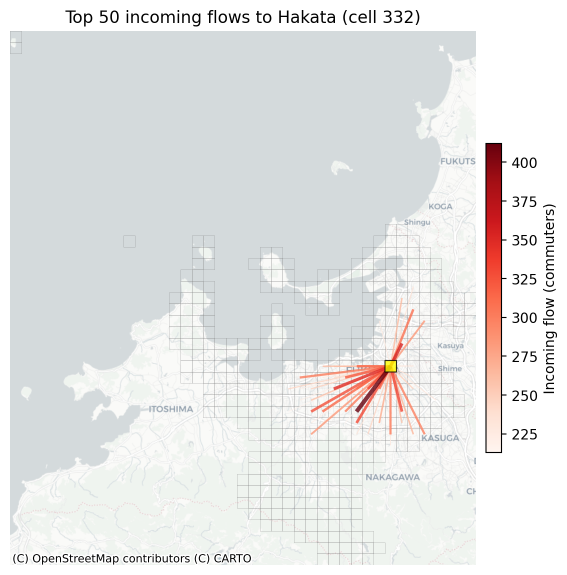
#> input picture docs/img/fukuoka_ego_origin_inflow_0.png, 1134 x 1150 px (shown at 1/2 size)
$ python s0_2_gif_gen.py
#> lines starting #> are read from the running program, lines starting #| are printed output that depends on the picture
# s0_2_gif_gen.py
import numpy as np
import imageio.v2 as imageio
from PIL import Image


def load_square_image(path, size=1150, bg_color=(255, 255, 255, 255)):
    """
    Load an image, resize it to fit inside a size x size square while
    preserving aspect ratio, and pad with background to exactly size x size.
    """
#> called with size = 1150, bg_color = (255, 255, 255, 255)
    im = Image.open(path).convert("RGBA")
#> im is the input picture: PIL image 1134x1150 RGBA; mean R, G, B, A 227.9, 228.7, 228.3, 255

    # Resize to fit within the square, preserving aspect ratio
    im.thumbnail((size, size), Image.LANCZOS)

    # Create square canvas
    canvas = Image.new("RGBA", (size, size), bg_color)
#> canvas: PIL image 1150x1150 RGBA; every value is 255

    # Center the resized image on the canvas
    x = (size - im.width) // 2
#> x = 8
    y = (size - im.height) // 2
#> y = 0
    canvas.paste(im, (x, y), im)
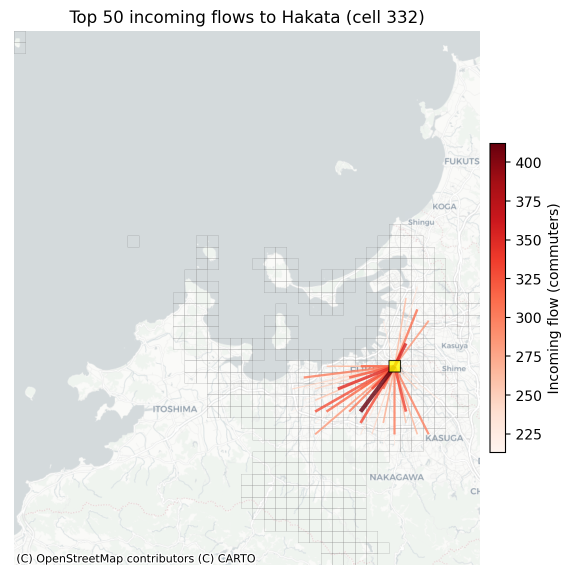
#> canvas: PIL image 1150x1150 RGBA (shown at 1/2 size); mean R, G, B, A 228.3, 229.1, 228.7, 255

    return np.array(canvas)


def make_gif(image_paths, out_path, seconds_per_frame=0.5, size=1150):
    """
    image_paths: list of file paths (in order)
    out_path: output .gif path, e.g. 'out.gif'
    seconds_per_frame: duration of each frame
    size: final width/height in pixels (square)
    """
    frames = []
    for path in image_paths:
        frame = load_square_image(path, size=size)
        frames.append(frame)
#> pass 2 of the loop in make_gif, `for path in image_paths:`:
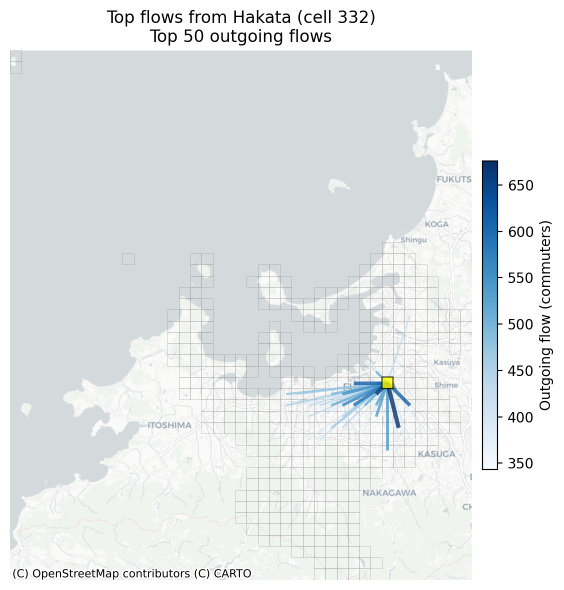
#> input picture docs/img/fukuoka_ego_origin_outflow_0.png, 1127 x 1180 px (shown at 1/2 size)
#> in load_square_image, im is the input picture: PIL image 1127x1180 RGBA; mean R, G, B, A 226.5, 230.6, 231.3, 255
#> im: PIL image 1098x1150 RGBA
#> in load_square_image (call 2), `canvas.paste(im, (x, y), im)`:
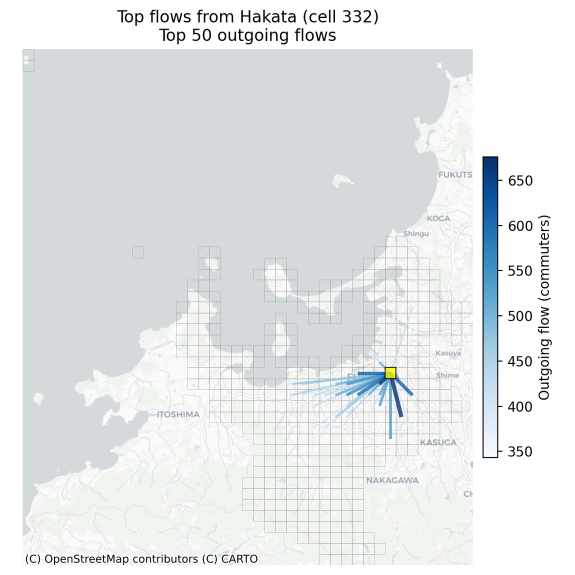
#> canvas: PIL image 1150x1150 RGBA (shown at 1/2 size); mean R, G, B, A 227.7, 231.6, 232.3, 255
#> pass 3 of the loop in make_gif, `for path in image_paths:`:
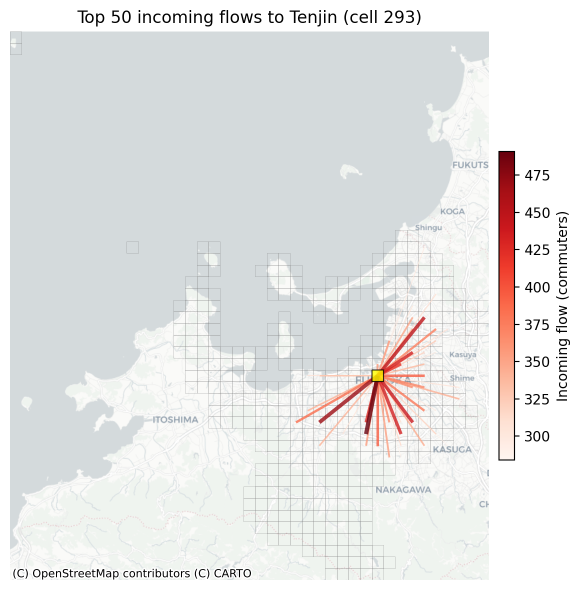
#> input picture docs/img/fukuoka_ego_origin_inflow_1.png, 1160 x 1180 px (shown at 1/2 size)
#> in load_square_image, im is the input picture: PIL image 1160x1180 RGBA; mean R, G, B, A 227.9, 228.7, 228.4, 255
#> im: PIL image 1131x1150 RGBA
#> in load_square_image (call 3), `canvas.paste(im, (x, y), im)`:
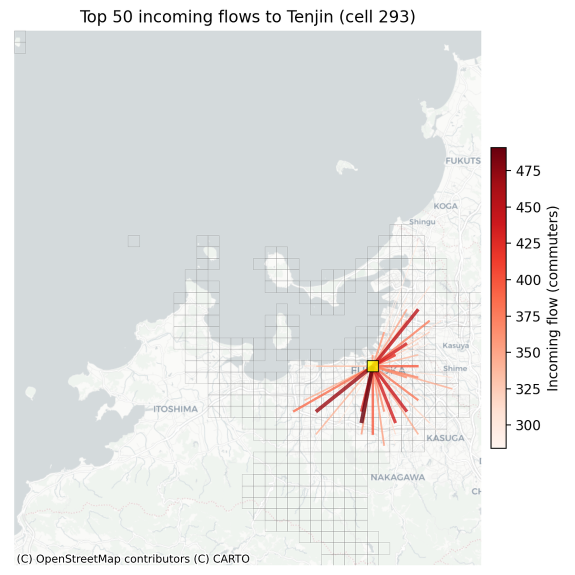
#> canvas: PIL image 1150x1150 RGBA (shown at 1/2 size); mean R, G, B, A 228.3, 229.1, 228.8, 255
#> the loop made 7 passes; the first 3 are shown

    imageio.mimsave(out_path, frames, duration=seconds_per_frame)
    print(f"Saved GIF to {out_path}")


if __name__ == "__main__":
    # example usage
    imgs = [
        "./docs/img/fukuoka_ego_origin_inflow_0.png",
        "./docs/img/fukuoka_ego_origin_outflow_0.png",
        "./docs/img/fukuoka_ego_origin_inflow_1.png",
        "./docs/img/fukuoka_ego_origin_outflow_1.png",
        "./docs/img/fukuoka_ego_origin_inflow_2.png",
        "./docs/img/fukuoka_ego_origin_outflow_2.png",
        "./docs/img/fukuoka_ego_origin_inflow_3.png",
        "./docs/img/fukuoka_ego_origin_outflow_3.png",
        "./docs/img/fukuoka_ego_origin_inflow_4.png",
        "./docs/img/fukuoka_ego_origin_outflow_4.png",
    ]
#> (the run stopped early here; a loop or call above may not have finished)
